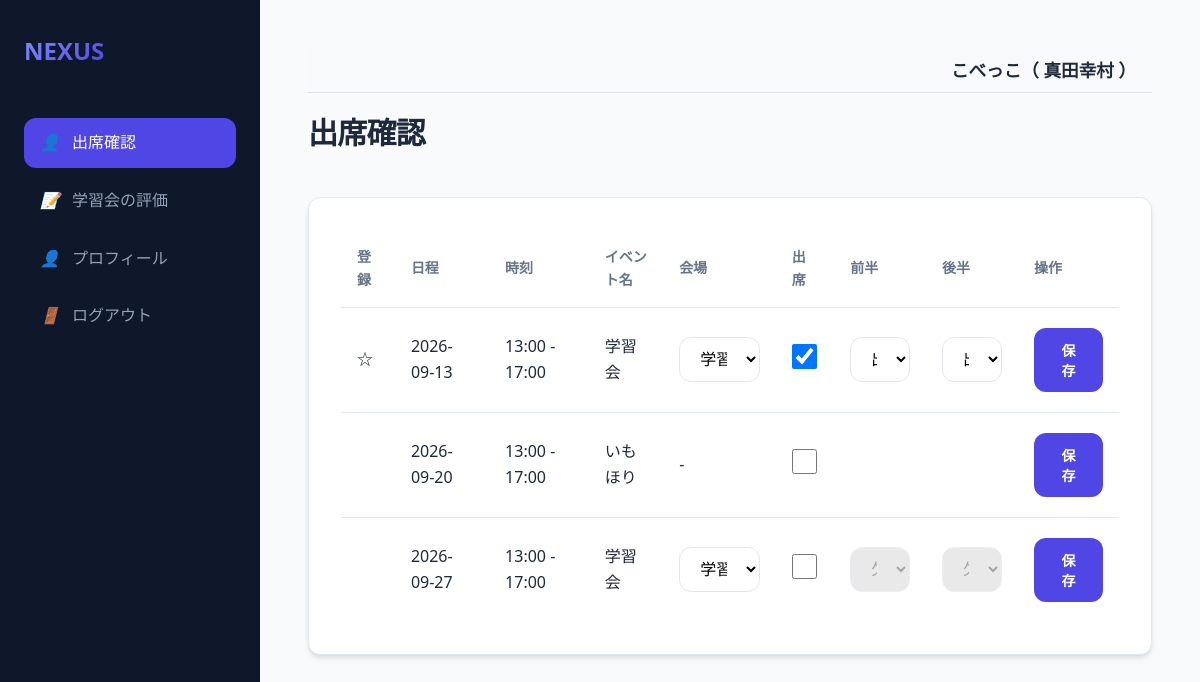
The app's page /teacher/dashboard (signed in) with its own data.
### models.py (models this page shows, shortened)
class Organization(db.Model):
    id = db.Column(db.Integer, primary_key=True)
    name = db.Column(db.String(100), nullable=False)

class User(db.Model):
    id = db.Column(db.Integer, primary_key=True)
    username = db.Column(db.String(50), unique=True, nullable=False)
    name = db.Column(db.String(50), nullable=True)
    password_hash = db.Column(db.String(128), nullable=False)
    is_admin = db.Column(db.Boolean, default=False)
    is_super_admin = db.Column(db.Boolean, default=False)
    is_org_admin = db.Column(db.Boolean, default=False)
    organization_id = db.Column(db.Integer, db.ForeignKey('organization.id'), nullable=True)
    organization = db.relationship('Organization', backref='users')
    teacher_record = db.relationship('Teacher', back_populates='user', uselist=False)
    student_record = db.relationship('Student', back_populates='user', uselist=False)

class Event(db.Model):
    id = db.Column(db.Integer, primary_key=True)
    date = db.Column(db.DateTime, nullable=False)
    name = db.Column(db.String(100), nullable=False)
    organization_id = db.Column(db.Integer, db.ForeignKey('organization.id'), nullable=False)
    organization = db.relationship('Organization')
    venues = db.relationship('Venue', secondary=event_venue, backref='events')
    teacher_start = db.Column(db.String(5), nullable=False)
    teacher_end = db.Column(db.String(5), nullable=False)
    student_start = db.Column(db.String(5), nullable=False)
    student_end = db.Column(db.String(5), nullable=False)
    publish_to = db.Column(db.String(20), default='両0')
    status = db.Column(db.String(20), default='公開前')

class EventAttendance(db.Model):
    id = db.Column(db.Integer, primary_key=True)
    event_id = db.Column(db.Integer, db.ForeignKey('event.id'), nullable=False)
    user_id = db.Column(db.Integer, db.ForeignKey('user.id'), nullable=False)
    venue_id = db.Column(db.Integer, db.ForeignKey('venue.id'), nullable=True) # マッチング時に必要
    attend = db.Column(db.Boolean, default=False)
    subject1 = db.Column(db.String(20))
    subject2 = db.Column(db.String(20))
    achievement = db.Column(db.Integer) # 1-4
    compatibility = db.Column(db.Integer) # 1-4
    updated_by = db.Column(db.String(10)) # 'user' or 'admin'

### app.py (the view)
@app.route('/teacher/dashboard', methods=['GET'])
@login_required
def teacher_dashboard():
    user = db.session.get(User, session['user_id'])
    org_id = user.organization_id
    events = Event.query.filter(Event.organization_id == org_id,
                                Event.status.in_(['実施前', '実施']),
                                Event.publish_to.in_(['両方', '講師'])).order_by(Event.date).all()
    venues = Venue.query.filter_by(organization_id=org_id).all()
    all_attendances = {a.event_id: a for a in EventAttendance.query.filter_by(user_id=session['user_id']).all()}
    return render_template('teacher_dashboard.html', events=events, venues=venues, all_attendances=all_attendances)

### app.py (called while the page is built)
@app.after_request
def add_header(response):
    response.headers['Cache-Control'] = 'no-store, no-cache, must-revalidate, max-age=0'
    response.headers['Pragma'] = 'no-cache'
    response.headers['Expires'] = '0'
    return response

def login_required(f):
    @wraps(f)
    def decorated_function(*args, **kwargs):
        if 'user_id' not in session:
            return redirect(url_for('login'))
        return f(*args, **kwargs)
    return decorated_function

@app.context_processor
def inject_globals():
    user = None
    group_division_enabled = False
    if 'user_id' in session:
        user = db.session.get(User, session['user_id'])
        if user and user.organization_id:
            cfg = Config.query.filter_by(key='group_division_enabled', organization_id=user.organization_id).first()
            if cfg and cfg.value == 'true':
                group_division_enabled = True
    return dict(current_user=user, group_division_enabled=group_division_enabled)

### templates/teacher_dashboard.html (shortened to what this page needs)
{% extends "base.html" %}
{% block content %}
<div class="header">
    <h1>出席確認</h1>
</div>
<div class="card">
    <div class="table-container">
        <table>
            <thead>
                <tr>
                    <th>登録</th>
                    <th>日程</th>
                    <th>時刻</th>
                    <th>イベント名</th>
                    <th>会場</th>
                    <th>出席</th>
                    <th>前半</th>
                    <th>後半</th>
                    <th>操作</th>
                </tr>
            </thead>
            <tbody>
                {% for event in events %}
                {% set att = all_attendances.get(event.id) %}
                {% set is_study = (event.name == '学習会') %}
                <tr>
                    <td>
                        {% if att %}
                            {% if att.updated_by == 'user' %}★
                            {% elif att.updated_by == 'admin' %}☆
                            {% endif %}
                        {% endif %}
                    </td>
                    <td>{{ event.date.strftime('%Y-%m-%d') }}</td>
                    <td>{{ event.teacher_start }} - {{ event.teacher_end }}</td>
                    <td>{{ event.name }}</td>
                    <td>
                    {% if is_study %}
                    <select name="venue_id" id="venue_{{event.id}}" form="form_{{event.id}}">
                        {% for venue in venues %}
                        <option value="{{ venue.id }}" {{ 'selected' if att and att.venue_id == venue.id }}>{{ venue.name }}</option>
                        {% endfor %}
                    </select>
                    {% else %}
                    -
                    {% endif %}
                    </td>
                    <td>
                        <input type="checkbox" name="attend" value="true" form="form_{{event.id}}" class="large-checkbox attend-checkbox" data-event-id="{{event.id}}"
                               {{ 'checked' if att and att.attend }}>
                    </td>
                    <td>
                        {% if is_study %}
                        <select name="subject1" id="sub1_{{event.id}}" form="form_{{event.id}}" class="subject-select" {{ 'disabled' if not (att and att.attend) }}>
                            <option value="出席" {{ 'selected' if (att.subject1 if att else '欠席') == '出席' }}>出席</option>
                            <option value="欠席" {{ 'selected' if (att.subject1 if att else '欠席') == '欠席' }}>欠席</option>
                        </select>
                        {% else %}
                        &nbsp;
                        {% endif %}
                    </td>
                    <td>
                        {% if is_study %}
                        <select name="subject2" id="sub2_{{event.id}}" form="form_{{event.id}}" class="subject-select" {{ 'disabled' if not (att and att.attend) }}>
                            <option value="出席" {{ 'selected' if (att.subject2 if att else '欠席') == '出席' }}>出席</option>
                            <option value="欠席" {{ 'selected' if (att.subject2 if att else '欠席') == '欠席' }}>欠席</option>
                        </select>
                        {% else %}
                        &nbsp;
                        {% endif %}
                    </td>
                    <td>
                        <button type="submit" form="form_{{event.id}}" class="btn btn-primary">保存</button>
                    </td>
                </tr>
                {% endfor %}
            </tbody>
        </table>
    </div>
</div>
{% endblock %}

### templates/base.html (shortened to what this page needs)
<!DOCTYPE html>
<html lang="ja">
<head>
    <link rel="stylesheet" href="{{ url_for('static', filename='style.css') }}">
</head>
<body>
<aside class="sidebar">
    <a href="/" class="logo">
        <span>NEXUS</span>
    </a>
    <nav class="nav-links">
        {% if current_user.is_admin %}
        <a href="/events" class="nav-item {{ 'active' if request.path == '/events' }}">
            <i>📋</i> イベント管理
        </a>
        <a href="/event/select" class="nav-item {{ 'active' if request.path == '/event/select' }}">
            <i>📅</i> イベント一覧
        </a>
        <a href="/venues" class="nav-item {{ 'active' if request.path == '/venues' }}">
            <i>📍</i> 会場一覧
        </a>
        <a href="/settings" class="nav-item {{ 'active' if request.path == '/settings' }}">
            <i>⚙️</i> 設定
        </a>
        {% if group_division_enabled %}
        <a href="/groups" class="nav-item {{ 'active' if request.path == '/groups' }}">
            <i>👥</i> グループ設定
        </a>
        {% endif %}
        <a href="/prohibited_matches" class="nav-item {{ 'active' if request.path == '/prohibited_matches' }}">
            <i>🚫</i> マッチング禁止
        </a>
        {% if session.get('selected_event_name', '')|trim == '学習会' and session.get('selected_event_status', '')|trim == '実施後' %}
        <a href="/evaluation/teacher" class="nav-item {{ 'active' if request.path == '/evaluation/teacher' }}">
            <i>🧑‍🏫</i> 講師による評価
        </a>
        <a href="/evaluation/student" class="nav-item {{ 'active' if request.path == '/evaluation/student' }}">
            <i>🎓</i> 生徒の感想
        </a>
        {% else %}
        <a href="/teachers" class="nav-item {{ 'active' if request.path == '/teachers' }}">
            <i>🧑‍🏫</i> 講師一覧
        </a>
        <a href="/students" class="nav-item {{ 'active' if request.path == '/students' }}">
            <i>🎓</i> 生徒一覧
        </a>
        {% if session.get('selected_event_name', '')|trim == '学習会' and session.get('selected_event_status', '')|trim == '実施' %}
        <a href="/matching/setup" class="nav-item {{ 'active' if request.path == '/matching/setup' }}">
            <i>🔄</i> マッチング実行
        </a>
        <a href="/result" class="nav-item {{ 'active' if request.path == '/result' }}">
            <i>📊</i> マッチング結果
        </a>
        <a href="/matching/adjustment" class="nav-item {{ 'active' if request.path == '/matching/adjustment' }}">
            <i>🛠️</i> マッチング調整
        </a>
        {% endif %}
        {% endif %}
        {% if current_user.is_super_admin %}
        <a href="/users" class="nav-item {{ 'active' if request.path == '/users' }}">
            <i>⚙️</i> 管理者一覧
        </a>
        <a href="/organizations" class="nav-item {{ 'active' if request.path == '/organizations' }}">
            <i>🏢</i> 組織一覧
        </a>
        {% endif %}
        {% elif current_user.teacher_record %}
        <a href="{{ url_for('teacher_dashboard') }}" class="nav-item {{ 'active' if request.path == '/teacher/dashboard' }}">
            <i>👤</i> 出席確認
        </a>
        <a href="{{ url_for('teacher_evaluation') }}" class="nav-item {{ 'active' if request.path == '/teacher/evaluation' }}">
            <i>📝</i> 学習会の評価
        </a>
        <a href="{{ url_for('teacher_edit', id=current_user.teacher_record.id) }}" class="nav-item {{ 'active' if request.path == url_for('teacher_edit', id=current_user.teacher_record.id) }}">
            <i>👤</i> プロフィール
        </a>
        {% endif %}
        <a href="{{ url_for('logout') }}" class="nav-item">
            <i>🚪</i> ログアウト
        </a>
    </nav>
</aside>
<main class="main-content">
    {% if current_user %}
    <div style="background-color: #f8f9fa; padding: 0.5rem 1rem; margin-bottom: 1rem; border-bottom: 1px solid #dee2e6; text-align: right; font-size: 1.1rem; font-weight: bold;">
        {{ current_user.organization.name if current_user.organization else '組織なし' }}（
        {% if current_user.name %}
            {{ current_user.name }}
        {% elif current_user.teacher_record %}
            {{ current_user.teacher_record.name }}
        {% elif current_user.student_record %}
            {{ current_user.student_record.name }}
        {% else %}
            {{ current_user.username }}
        {% endif %}
        ）
    </div>
    {% endif %}
    {% block content %}{% endblock %}
</main>
</body>
</html>

### static/style.css (style rules this page uses)
:root { --primary: #4f46e5; --primary-hover: #4338ca; --bg-main: #f8fafc; --bg-card: #ffffff; --text-main: #1e293b; --text-muted: #64748b; --border: #e2e8f0; --shadow: 0 4px 6px -1px rgb(0 0 0 / 0.1), 0 2px 4px -2px rgb(0 0 0 / 0.1); --radius: 0.75rem; --sidebar-w: 260px; }
* { margin: 0; padding: 0; box-sizing: border-box; }
body { font-family: "Segoe UI", "Hiragino Kaku Gothic ProN", "Hiragino Sans", "Meiryo", sans-serif; background-color: var(--bg-main); color: var(--text-main); line-height: 1.6; display: flex; min-height: 100vh; }
.sidebar { width: var(--sidebar-w); background-color: #0f172a; color: white; padding: 2rem 1.5rem; display: flex; flex-direction: column; position: fixed; height: 100vh; transition: all 0.3s ease; }
.logo { font-size: 1.5rem; font-weight: 800; margin-bottom: 3rem; display: flex; align-items: center; gap: 0.75rem; color: #f8fafc; text-decoration: none; }
.logo span { background: linear-gradient(135deg, #818cf8, #4f46e5); -webkit-background-clip: text; -webkit-text-fill-color: transparent; }
.nav-links { display: flex; flex-direction: column; gap: 0.5rem; }
.nav-item { padding: 0.75rem 1rem; color: #94a3b8; text-decoration: none; border-radius: var(--radius); display: flex; align-items: center; gap: 0.75rem; transition: all 0.2s; }
.nav-item.active { background-color: var(--primary); color: white; }
.main-content { margin-left: var(--sidebar-w); flex: 1; padding: 3rem; max-width: 1200px; }
.header { display: flex; justify-content: space-between; align-items: center; margin-bottom: 2.5rem; }
h1 { font-size: 1.875rem; font-weight: 700; letter-spacing: -0.025em; }
.card { background: var(--bg-card); border: 1px solid var(--border); border-radius: var(--radius); padding: 2rem; box-shadow: var(--shadow); }
.table-container { overflow-x: auto; }
table { width: 100%; border-collapse: collapse; text-align: left; }
th { padding: 1rem; border-bottom: 1px solid var(--border); font-size: 0.875rem; text-transform: uppercase; color: var(--text-muted); font-weight: 600; }
td { padding: 1.25rem 1rem; border-bottom: 1px solid var(--border); }
tr:last-child td { border-bottom: none; }
input, select, textarea { width: 100%; padding: 0.75rem 1rem; border: 1px solid var(--border); border-radius: var(--radius); font-size: 1rem; transition: border-color 0.2s; background-color: #fff; }
.btn { display: inline-flex; align-items: center; justify-content: center; padding: 0.75rem 1.5rem; font-size: 0.875rem; font-weight: 600; border-radius: var(--radius); cursor: pointer; transition: all 0.2s; text-decoration: none; border: none; gap: 0.5rem; }
.btn-primary { background-color: var(--primary); color: white; }

### templates/teacher_dashboard.html (style rules this page uses)
.large-checkbox { width: 25px; height: 25px; cursor: pointer; }
input:disabled, select:disabled { background-color: #e0e0e0; }

### records on screen
Organization: organization "こべっこ"
User: name "真田幸村"
Event: date "2026-09-13", teacher_start "13:00", teacher_end "17:00", name "学習会", subject1 "出席", subject2 "出席"
Event: date "2026-09-20", teacher_start "13:00", teacher_end "17:00", name "いもほり"
Event: date "2026-09-27", teacher_start "13:00", teacher_end "17:00", name "学習会", subject1 "欠席", subject2 "欠席"

### other values on screen
form field venue_id "学習会場A"
